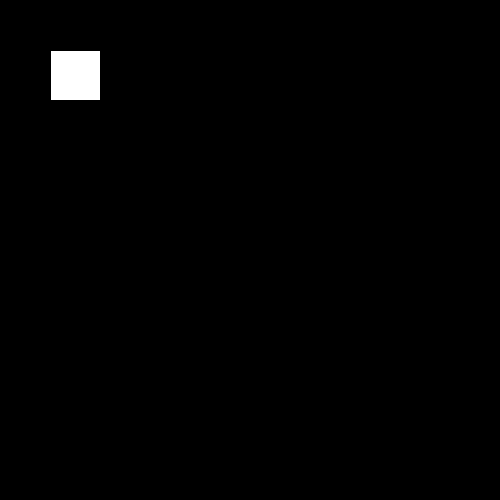
Frame 1 (no input)
Frame 60 (the mouse pressed at the canvas centre just before this capture): identical to frame 1, image omitted
Frame 120 (the mouse held since frame 60 and released just before this capture): identical to frame 1, image omitted

The Processing sketch that drew this single still picture (run headless with seeded random() and noise(); from frame 60 on, the mouse is pressed at the canvas centre):

// Processing sketch: rectangle_moves_when_touched
// ── rectangle_moves_when_touched.pde
float rx=width/2;
float ry=height/2;
float w=50;
float h=50;

void setup() {
  size(500, 500);
}

void draw() {
  background(0);
  rect(rx, ry, w, h);
  if (mouseX>rx && mouseX<rx+w && mouseY>ry && mouseY<ry+h) {
    rx=random(0, 450);
    ry=random(0, 450);  
    fill(random(255), random(255), random(255), random(150,255));
    rect(rx, ry, w, h);
  }
}
